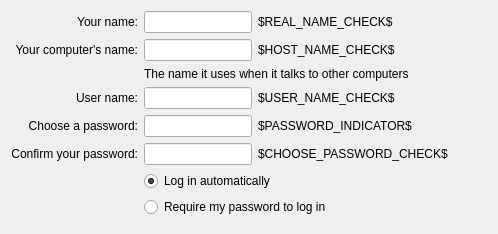
<?xml version="1.0" encoding="UTF-8"?>
<ui version="4.0">
 <class>UserPage</class>
 <widget class="QWidget" name="UserPage">
  <property name="geometry">
   <rect>
    <x>0</x>
    <y>0</y>
    <width>498</width>
    <height>234</height>
   </rect>
  </property>
  <property name="windowTitle">
   <string>Form</string>
  </property>
  <layout class="QGridLayout" name="gridLayout">
   <item row="0" column="0">
    <widget class="QLabel" name="label">
     <property name="text">
      <string>Your name:</string>
     </property>
     <property name="alignment">
      <set>Qt::AlignRight|Qt::AlignTrailing|Qt::AlignVCenter</set>
     </property>
     <property name="buddy">
      <cstring>realName</cstring>
     </property>
    </widget>
   </item>
   <item row="0" column="1">
    <widget class="QLineEdit" name="realName"/>
   </item>
   <item row="0" column="2" colspan="2">
    <widget class="QLabel" name="realNameCheck">
     <property name="text">
      <string notr="true">$REAL_NAME_CHECK$</string>
     </property>
    </widget>
   </item>
   <item row="0" column="5">
    <spacer name="horizontalSpacer">
     <property name="orientation">
      <enum>Qt::Horizontal</enum>
     </property>
     <property name="sizeHint" stdset="0">
      <size>
       <width>40</width>
       <height>20</height>
      </size>
     </property>
    </spacer>
   </item>
   <item row="1" column="0">
    <widget class="QLabel" name="label_2">
     <property name="text">
      <string>Your computer's name:</string>
     </property>
     <property name="alignment">
      <set>Qt::AlignRight|Qt::AlignTrailing|Qt::AlignVCenter</set>
     </property>
     <property name="buddy">
      <cstring>hostName</cstring>
     </property>
    </widget>
   </item>
   <item row="1" column="1">
    <widget class="QLineEdit" name="hostName">
     <property name="sizePolicy">
      <sizepolicy hsizetype="Maximum" vsizetype="Fixed">
       <horstretch>0</horstretch>
       <verstretch>0</verstretch>
      </sizepolicy>
     </property>
    </widget>
   </item>
   <item row="1" column="2">
    <widget class="QLabel" name="hostNameCheck">
     <property name="text">
      <string notr="true">$HOST_NAME_CHECK$</string>
     </property>
    </widget>
   </item>
   <item row="1" column="3" colspan="3">
    <spacer name="horizontalSpacer_2">
     <property name="orientation">
      <enum>Qt::Horizontal</enum>
     </property>
     <property name="sizeHint" stdset="0">
      <size>
       <width>63</width>
       <height>20</height>
      </size>
     </property>
    </spacer>
   </item>
   <item row="2" column="1" colspan="5">
    <widget class="QLabel" name="label_3">
     <property name="text">
      <string>The name it uses when it talks to other computers</string>
     </property>
    </widget>
   </item>
   <item row="3" column="0">
    <widget class="QLabel" name="label_4">
     <property name="text">
      <string>User name:</string>
     </property>
     <property name="alignment">
      <set>Qt::AlignRight|Qt::AlignTrailing|Qt::AlignVCenter</set>
     </property>
     <property name="buddy">
      <cstring>userName</cstring>
     </property>
    </widget>
   </item>
   <item row="3" column="1">
    <widget class="QLineEdit" name="userName">
     <property name="sizePolicy">
      <sizepolicy hsizetype="Maximum" vsizetype="Fixed">
       <horstretch>0</horstretch>
       <verstretch>0</verstretch>
      </sizepolicy>
     </property>
    </widget>
   </item>
   <item row="3" column="2">
    <widget class="QLabel" name="userNameCheck">
     <property name="text">
      <string>$USER_NAME_CHECK$</string>
     </property>
    </widget>
   </item>
   <item row="3" column="4" colspan="2">
    <spacer name="horizontalSpacer_3">
     <property name="orientation">
      <enum>Qt::Horizontal</enum>
     </property>
     <property name="sizeHint" stdset="0">
      <size>
       <width>54</width>
       <height>20</height>
      </size>
     </property>
    </spacer>
   </item>
   <item row="4" column="0">
    <widget class="QLabel" name="label_5">
     <property name="text">
      <string>Choose a password:</string>
     </property>
     <property name="alignment">
      <set>Qt::AlignRight|Qt::AlignTrailing|Qt::AlignVCenter</set>
     </property>
     <property name="buddy">
      <cstring>password1</cstring>
     </property>
    </widget>
   </item>
   <item row="4" column="1">
    <widget class="QLineEdit" name="password1">
     <property name="sizePolicy">
      <sizepolicy hsizetype="Fixed" vsizetype="Fixed">
       <horstretch>0</horstretch>
       <verstretch>0</verstretch>
      </sizepolicy>
     </property>
     <property name="echoMode">
      <enum>QLineEdit::Password</enum>
     </property>
    </widget>
   </item>
   <item row="4" column="2" colspan="3">
    <widget class="QLabel" name="passwordIndicator">
     <property name="text">
      <string notr="true">$PASSWORD_INDICATOR$</string>
     </property>
    </widget>
   </item>
   <item row="4" column="5" colspan="2">
    <spacer name="horizontalSpacer_4">
     <property name="orientation">
      <enum>Qt::Horizontal</enum>
     </property>
     <property name="sizeHint" stdset="0">
      <size>
       <width>52</width>
       <height>20</height>
      </size>
     </property>
    </spacer>
   </item>
   <item row="5" column="0">
    <widget class="QLabel" name="label_6">
     <property name="text">
      <string>Confirm your password:</string>
     </property>
     <property name="alignment">
      <set>Qt::AlignRight|Qt::AlignTrailing|Qt::AlignVCenter</set>
     </property>
     <property name="buddy">
      <cstring>password2</cstring>
     </property>
    </widget>
   </item>
   <item row="5" column="1">
    <widget class="QLineEdit" name="password2">
     <property name="sizePolicy">
      <sizepolicy hsizetype="Fixed" vsizetype="Fixed">
       <horstretch>0</horstretch>
       <verstretch>0</verstretch>
      </sizepolicy>
     </property>
     <property name="echoMode">
      <enum>QLineEdit::Password</enum>
     </property>
    </widget>
   </item>
   <item row="5" column="2" colspan="4">
    <widget class="QLabel" name="passwordCheck">
     <property name="text">
      <string notr="true">$CHOOSE_PASSWORD_CHECK$</string>
     </property>
    </widget>
   </item>
   <item row="5" column="6">
    <spacer name="horizontalSpacer_5">
     <property name="orientation">
      <enum>Qt::Horizontal</enum>
     </property>
     <property name="sizeHint" stdset="0">
      <size>
       <width>9</width>
       <height>20</height>
      </size>
     </property>
    </spacer>
   </item>
   <item row="6" column="1" colspan="2">
    <widget class="QRadioButton" name="autoLogin">
     <property name="text">
      <string>Log in automatically</string>
     </property>
     <property name="checked">
      <bool>true</bool>
     </property>
    </widget>
   </item>
   <item row="7" column="1" colspan="2">
    <widget class="QRadioButton" name="passwordLogin">
     <property name="text">
      <string>Require my password to log in</string>
     </property>
    </widget>
   </item>
   <item row="8" column="1">
    <spacer name="verticalSpacer">
     <property name="orientation">
      <enum>Qt::Vertical</enum>
     </property>
     <property name="sizeHint" stdset="0">
      <size>
       <width>20</width>
       <height>40</height>
      </size>
     </property>
    </spacer>
   </item>
  </layout>
 </widget>
 <resources/>
 <connections/>
</ui>
